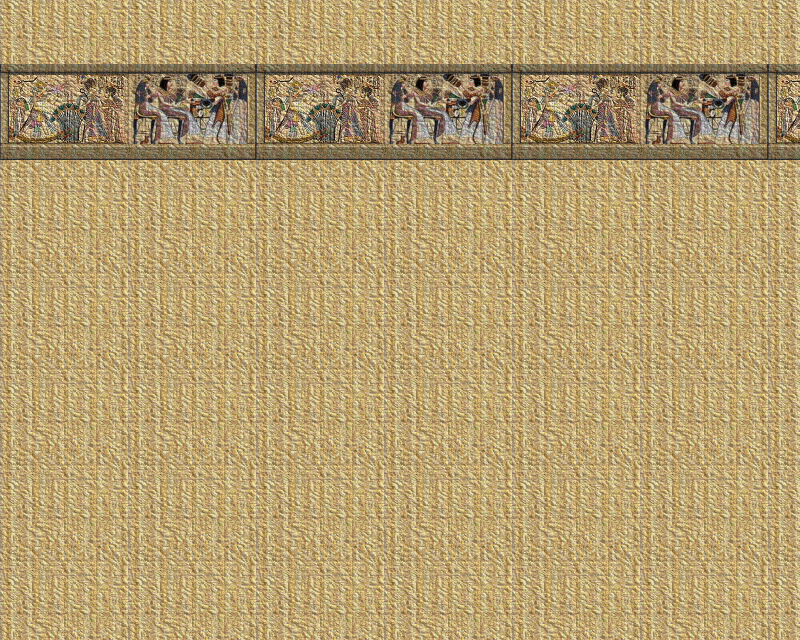

A 2D game scene composited from a Tiled map and its tileset images. What follows is a short description and the map's XML, with each tile layer's data collapsed to a summary:
An orthogonal 25x20 tile map with 32x32 px tiles, 2 tile layers (bg, deco).

<map version="1.0" orientation="orthogonal" width="25" height="20" tilewidth="32" tileheight="32">
 <tileset firstgid="1" name="egypt_tilset" tilewidth="32" tileheight="32">
  <image source="egypt_tilset.png" width="256" height="2080" />
 </tileset>
 <layer name="bg" width="25" height="20">
  <data>[500 cells, 500 non-empty, 12 distinct tile ids]</data>
 </layer>
 <layer name="deco" width="25" height="20">
  <data>[500 cells, 75 non-empty, 24 distinct tile ids]</data>
 </layer>
</map>